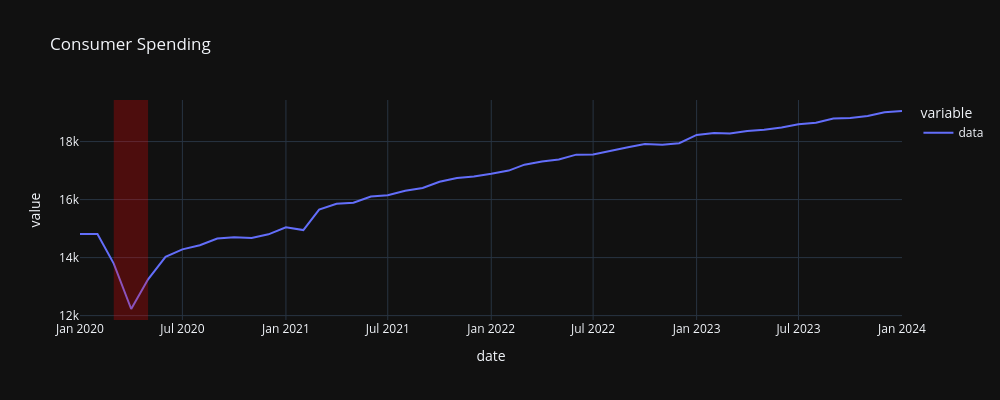

Notebook source saved alongside this figure:
### Code cell
"""
Consumer spending tends to decrease during economic
downturns as people become more cautious about their finances.
This can impact various industries, especially retail.
"""

plot_data("PCE", "Consumer Spending", years=4)

### Figure 1 — Plotly figure (JSON) as saved in the notebook; plotly's stock layout.template omitted (floating-point values rounded to 4 significant figures)
{"data": [{"hovertemplate": "variable=data<br>date=%{x|%B %d, %Y}<br>value=%{y}<extra></extra>", "legendgroup": "data", "line": {"color": "#636efa", "dash": "solid"}, "marker": {"symbol": "circle"}, "mode": "lines", "name": "data", "orientation": "v", "showlegend": true, "type": "scatter", "x": ["2020-01-01T00:00:00", "2020-02-01T00:00:00", "2020-03-01T00:00:00", "2020-04-01T00:00:00", "2020-05-01T00:00:00", "2020-06-01T00:00:00", "2020-07-01T00:00:00", "2020-08-01T00:00:00", "2020-09-01T00:00:00", "2020-10-01T00:00:00", "2020-11-01T00:00:00", "2020-12-01T00:00:00", "2021-01-01T00:00:00", "2021-02-01T00:00:00", "2021-03-01T00:00:00", "2021-04-01T00:00:00", "2021-05-01T00:00:00", "2021-06-01T00:00:00", "2021-07-01T00:00:00", "2021-08-01T00:00:00", "2021-09-01T00:00:00", "2021-10-01T00:00:00", "2021-11-01T00:00:00", "2021-12-01T00:00:00", "2022-01-01T00:00:00", "2022-02-01T00:00:00", "2022-03-01T00:00:00", "2022-04-01T00:00:00", "2022-05-01T00:00:00", "2022-06-01T00:00:00", "2022-07-01T00:00:00", "2022-08-01T00:00:00", "2022-09-01T00:00:00", "2022-10-01T00:00:00", "2022-11-01T00:00:00", "2022-12-01T00:00:00", "2023-01-01T00:00:00", "2023-02-01T00:00:00", "2023-03-01T00:00:00", "2023-04-01T00:00:00", "2023-05-01T00:00:00", "2023-06-01T00:00:00", "2023-07-01T00:00:00", "2023-08-01T00:00:00", "2023-09-01T00:00:00", "2023-10-01T00:00:00", "2023-11-01T00:00:00", "2023-12-01T00:00:00", "2024-01-01T00:00:00"], "xaxis": "x", "y": [14820.0, 14810.0, 13793, 12230.0, 13250.0, 14030.0, 14290.0, 14430.0, 14655, 14700.0, 14680.0, 14800.0, 15050.0, 14950.0, 15660.0, 15850.0, 15890, 16110.0, 16150.0, 16310.0, 16400.0, 16610.0, 16740.0, 16800.0, 16890.0, 17000.0, 17200.0, 17310.0, 17380.0, 17550, 17560.0, 17690.0, 17804, 17920.0, 17890.0, 17940.0, 18230.0, 18300.0, 18280.0, 18360.0, 18410.0, 18490.0, 18600.0, 18650.0, 18790.0, 18810.0, 18880.0, 19010.0, 19050.0], "yaxis": "y"}], "layout": {"height": 400, "legend": {"title": {"text": "variable"}, "tracegroupgap": 0}, "shapes": [{"fillcolor": "red", "line": {"width": 0}, "opacity": 0.25, "type": "rect", "x0": "2020-03-01", "x1": "2020-05-01", "xref": "x", "y0": 0, "y1": 1, "yref": "y domain"}], "title": {"text": "Consumer Spending"}, "width": 1000, "xaxis": {"anchor": "y", "domain": [0, 1], "title": {"text": "date"}}, "yaxis": {"anchor": "x", "domain": [0, 1], "title": {"text": "value"}}}}
